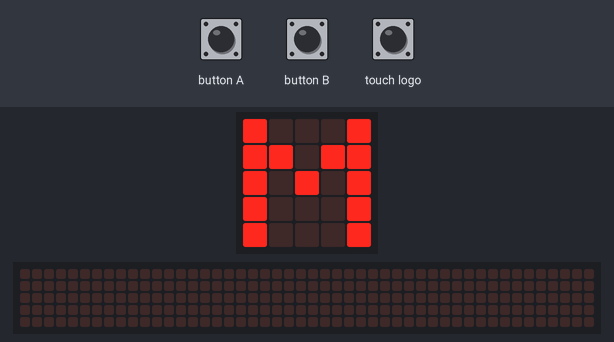
Simulated run of this program. Board: BBC micro:bit running MicroPython. Parts: the board's 5×5 LED display, a strip that is not on the board, showing the scrolling text unrolled. The test bench sets the inputs (shaded band). The 48×5 strip is a reading aid, not a part: it shows the text the display is scrolling, unrolled, one strip-width of it at a time.

Above: at 1.2 s.
1.3 s: touch logo pressed for 1 s
At 1.75 s:
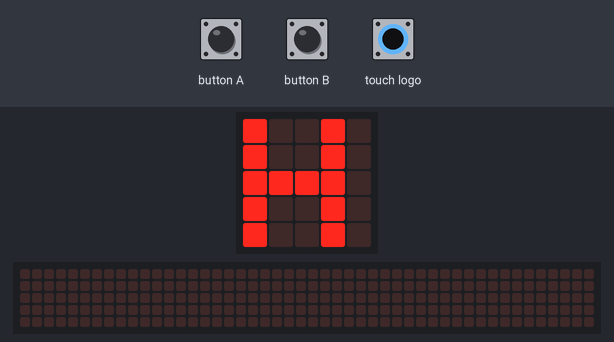
4.0 s: touch logo pressed for 0.15 s
5.8 s: touch logo pressed for 3.2 s
At 10.3 s:
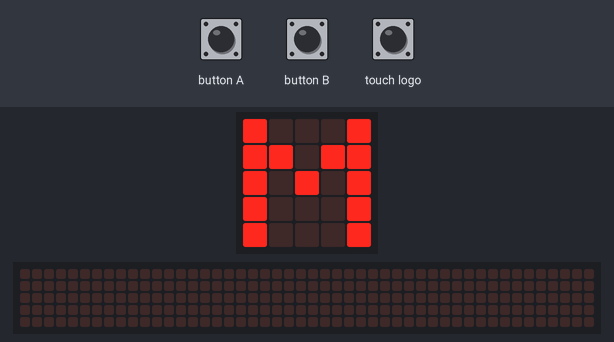
At 18.86 s:
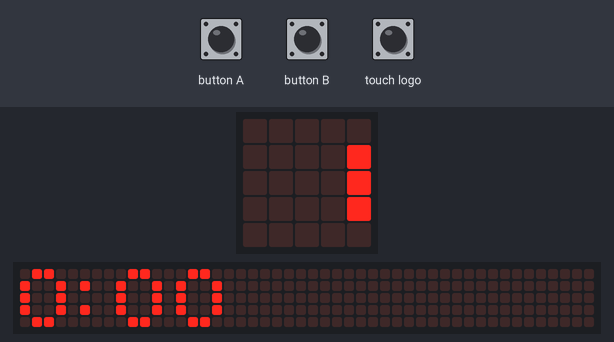
Timing chart, 0 to 20.4 s (numbered marks = the images above; inputs shaded):
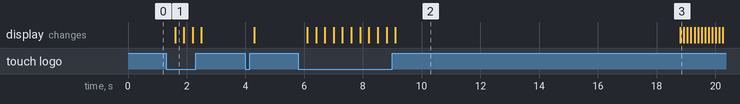

Measured:
- after the input at 1.3 s, the display: changes after 0.30 s (image 1)
- after the input at 5.8 s, the display: changes after 0.30 s (image 2)
- what the display in image 2 shows lasts 9.7 s, from 9.1 s to 18.8 s

The program:

clock.py
```python
from microbit import *
import time
from math import *
import speech

def show_temp(too_hot, too_cold, scroll_delay):
    if show_temp:
        display.scroll(str(temperature()) + 'C', delay=scroll_delay)
        if (temperature() > 29 and not too_hot):
            too_hot = True
            speech.say('Too hot!')
        elif (temperature() < 20 and not too_cold):
            too_cold = True
            speech.say('Too cold!')

        if 20 < temperature() < 29:
            too_cold = False
            too_hot = False
    return too_hot, too_cold


started = time.ticks_ms()
user_time = (00 * 3600) + (00 * 60)
setup_mode = 0
should_show_temp = False
too_hot = False
too_cold = False
scroll_delay = 120
input_mode='M'
increment = 60

while True:
    if pin_logo.is_touched():
        setup_mode = time.ticks_ms()

    if (setup_mode + 10000) > time.ticks_ms():
        display.show(input_mode)
        if pin_logo.is_touched():
            if input_mode == 'M':
                increment = increment * 60
                input_mode = 'H'
                sleep(300)
            elif input_mode == 'H':
                increment = increment / 60
                input_mode = 'M'
                sleep(300)

        if button_a.was_pressed():
            user_time += increment
        elif button_b.was_pressed():
            user_time -= increment
    else:
        if button_a.was_pressed():
            should_show_temp = not should_show_temp
        if button_b.was_pressed():
            if scroll_delay == 120:
                scroll_delay = 70
            else:
                scroll_delay = 120

        now = time.ticks_ms()
        since_started_sec = time.ticks_diff(now, started) / 1000
        seconds = since_started_sec + user_time

        h = floor(seconds / 3600)
        m = (seconds - h * 3600) // 60

        display.scroll(str(h % 24) + ":" + "{:02d}".format(int(m)), delay=scroll_delay)

        if should_show_temp:
            too_hot, too_cold = show_temp(too_hot, too_cold, scroll_delay)
```
